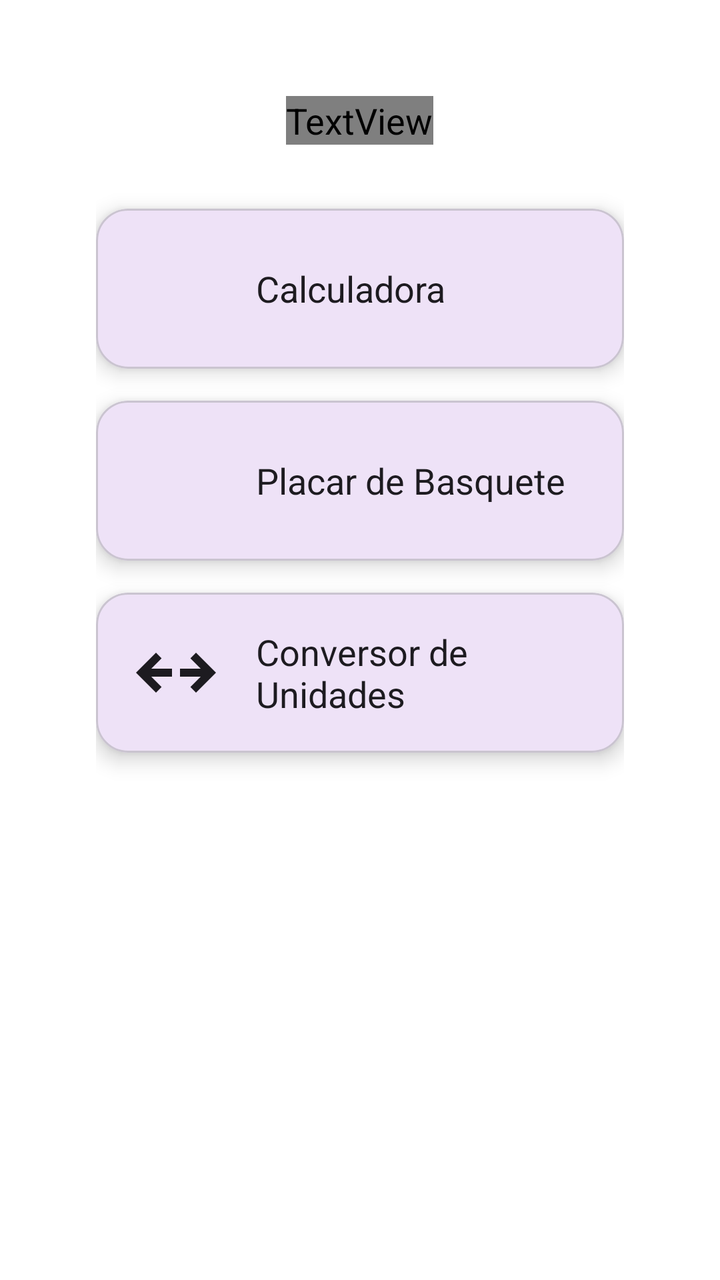
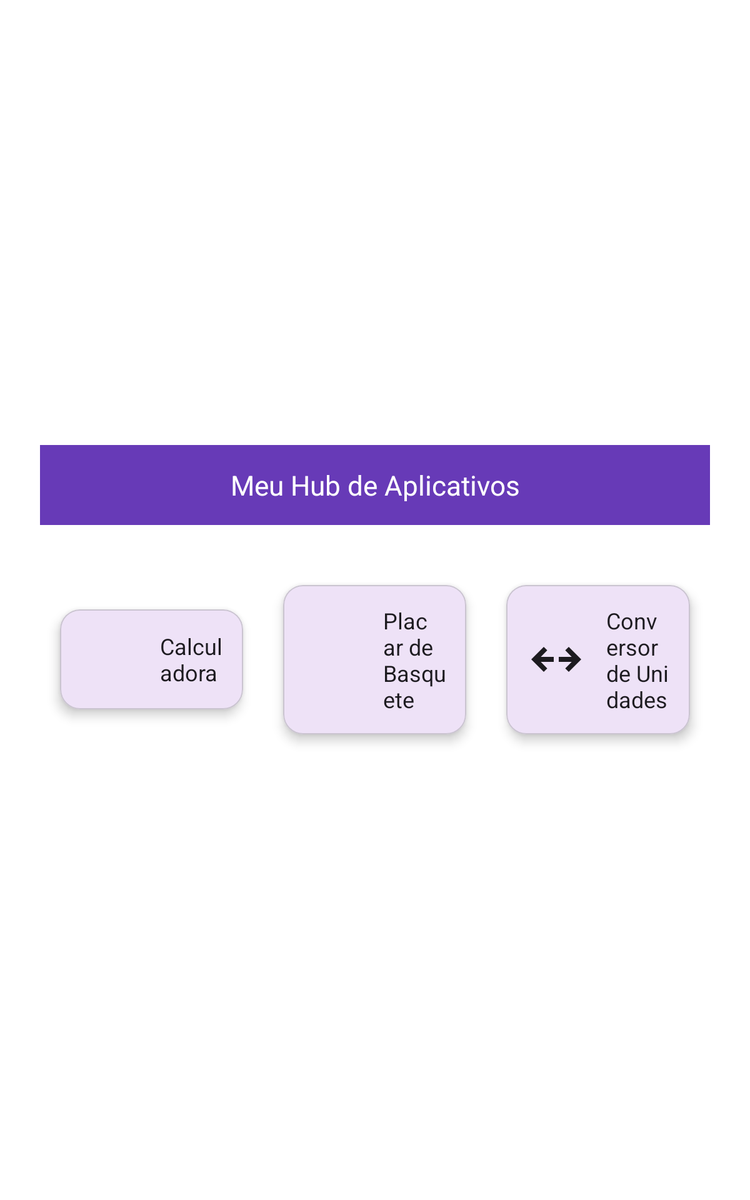

An Android layout and its configuration variant, each rendered on a device that would load it. The default file and the variant file are quoted in full after the pictures.
<!-- AndroidManifest.xml: application theme Theme.HubApp -->
<!-- res/layout/activity_main.xml -->
<LinearLayout xmlns:android="http://schemas.android.com/apk/res/android"
    xmlns:app="http://schemas.android.com/apk/res-auto"
    android:layout_width="match_parent"
    android:layout_height="match_parent"
    android:orientation="vertical"
    android:gravity="center_horizontal"
    android:background="?android:colorBackground"
    android:padding="48dp">

    
    <TextView
        android:id="@+id/tvTitle"
        android:layout_width="wrap_content"
        android:layout_height="wrap_content"
        android:text="Meu Hub de Aplicativos"
        android:textSize="24sp"
        android:textStyle="bold"
        android:textColor="?android:textColor"
        android:layout_marginBottom="32dp" />

    
    <com.google.android.material.card.MaterialCardView
        android:id="@+id/cardCalculator"
        android:layout_width="match_parent"
        android:layout_height="wrap_content"
        android:layout_marginBottom="16dp"
        android:clickable="true"
        android:foreground="?attr/selectableItemBackground"
        app:cardCornerRadius="16dp"
        app:cardElevation="6dp"
        app:cardBackgroundColor="?attr/colorSurface">

        <LinearLayout
            android:layout_width="match_parent"
            android:layout_height="wrap_content"
            android:orientation="horizontal"
            android:padding="16dp"
            android:gravity="center_vertical">

            <ImageView
                android:layout_width="48dp"
                android:layout_height="48dp"
                android:src="@drawable/ic_calculate"
                app:tint="?attr/colorOnSurface" />

            <TextView
                android:layout_width="match_parent"
                android:layout_height="wrap_content"
                android:text="Calculadora"
                android:textSize="18sp"
                android:textColor="?attr/colorOnSurface"
                android:paddingStart="16dp" />
        </LinearLayout>
    </com.google.android.material.card.MaterialCardView>

    
    <com.google.android.material.card.MaterialCardView
        android:id="@+id/cardBasketball"
        android:layout_width="match_parent"
        android:layout_height="wrap_content"
        android:layout_marginBottom="16dp"
        android:clickable="true"
        android:foreground="?attr/selectableItemBackground"
        app:cardCornerRadius="16dp"
        app:cardElevation="6dp"
        app:cardBackgroundColor="?attr/colorSurface">

        <LinearLayout
            android:layout_width="match_parent"
            android:layout_height="wrap_content"
            android:orientation="horizontal"
            android:padding="16dp"
            android:gravity="center_vertical">

            <ImageView
                android:layout_width="48dp"
                android:layout_height="48dp"
                android:src="@drawable/ic_basketball"
                app:tint="?attr/colorOnSurface" />

            <TextView
                android:layout_width="match_parent"
                android:layout_height="wrap_content"
                android:text="Placar de Basquete"
                android:textSize="18sp"
                android:textColor="?attr/colorOnSurface"
                android:paddingStart="16dp" />
        </LinearLayout>
    </com.google.android.material.card.MaterialCardView>

    
    <com.google.android.material.card.MaterialCardView
        android:id="@+id/cardConverter"
        android:layout_width="match_parent"
        android:layout_height="wrap_content"
        android:clickable="true"
        android:foreground="?attr/selectableItemBackground"
        app:cardCornerRadius="16dp"
        app:cardElevation="6dp"
        app:cardBackgroundColor="?attr/colorSurface">

        <LinearLayout
            android:layout_width="match_parent"
            android:layout_height="wrap_content"
            android:orientation="horizontal"
            android:padding="16dp"
            android:gravity="center_vertical">

            <ImageView
                android:layout_width="48dp"
                android:layout_height="48dp"
                android:src="@drawable/ic_converter"
                app:tint="?attr/colorOnSurface" />

            <TextView
                android:layout_width="match_parent"
                android:layout_height="wrap_content"
                android:text="Conversor de Unidades"
                android:textSize="18sp"
                android:textColor="?attr/colorOnSurface"
                android:paddingStart="16dp" />
        </LinearLayout>
    </com.google.android.material.card.MaterialCardView>

</LinearLayout>
<!-- resources referenced by this layout -->
<resources>
  <!-- drawable ic_converter (drawable) -->
  <vector xmlns:android="http://schemas.android.com/apk/res/android"
      android:width="24dp"
      android:height="24dp"
      android:viewportWidth="960"
      android:viewportHeight="960">
    <path
        android:pathData="m680,680 l-56,-56 103,-104L520,520v-80h207L624,336l56,-56 200,200 -200,200ZM280,680L80,480l200,-200 56,56 -103,104h207v80L233,520l103,104 -56,56Z"
        android:fillColor="#e3e3e3"/>
  </vector>
  <style name="Theme.HubApp" parent="Theme.Material3.DayNight.NoActionBar">
          
          <item name="colorPrimary">@color/colorPrimary</item>
          <item name="colorPrimaryVariant">@color/colorPrimaryVariant</item>
          <item name="colorSecondary">@color/colorSecondary</item>
  
          
          <item name="android:textColorPrimary">@color/colorOnSurface</item>
          <item name="android:colorBackground">@color/colorBackground</item>
  
          
          <item name="android:textSize">@dimen/text_body_size</item>
      </style>
  <color name="colorPrimary">#673AB7</color>
  <color name="colorPrimaryVariant">#512DA8</color>
  <color name="colorSecondary">#03DAC6</color>
  <color name="colorOnSurface">#000000</color>
  <color name="colorBackground">#FFFFFF</color>
  <dimen name="text_body_size">18sp</dimen>
</resources>
<!-- res/layout-sw600dp/activity_main.xml (the author's variant of the layout above) -->
<!-- drawn on a 7-inch tablet held upright -->
<LinearLayout xmlns:android="http://schemas.android.com/apk/res/android"
    xmlns:app="http://schemas.android.com/apk/res-auto"
    android:layout_width="match_parent"
    android:layout_height="match_parent"
    android:background="?android:colorBackground"
    android:gravity="center"
    android:orientation="vertical"
    android:padding="@dimen/margin_large">

    
    <com.google.android.material.appbar.MaterialToolbar
        android:id="@+id/topAppBar"
        android:layout_width="match_parent"
        android:layout_height="?attr/actionBarSize"
        android:layout_marginBottom="@dimen/margin_large"
        android:background="?attr/colorPrimary"
        android:theme="@style/ThemeOverlay.Material3.ActionBar"
        app:title="@string/app_name"
        app:titleCentered="true"
        app:titleTextColor="?attr/colorOnPrimary" />

    
    <LinearLayout
        android:layout_width="match_parent"
        android:layout_height="wrap_content"
        android:orientation="horizontal"
        android:gravity="center"
        android:weightSum="3">

        
        <com.google.android.material.card.MaterialCardView
            android:id="@+id/cardCalculator"
            android:layout_width="0dp"
            android:layout_height="wrap_content"
            android:layout_weight="1"
            android:layout_margin="@dimen/margin_medium"
            android:clickable="true"
            android:foreground="?attr/selectableItemBackground"
            app:cardBackgroundColor="?attr/colorSurface"
            app:cardCornerRadius="@dimen/button_corner_radius"
            app:cardElevation="6dp">

            <LinearLayout
                android:layout_width="match_parent"
                android:layout_height="wrap_content"
                android:gravity="center_vertical"
                android:orientation="horizontal"
                android:padding="@dimen/margin_medium">

                <ImageView
                    android:layout_width="@dimen/button_icon_size"
                    android:layout_height="@dimen/button_icon_size"
                    android:src="@drawable/ic_calculate"
                    app:tint="?attr/colorOnSurface" />

                <TextView
                    android:layout_width="wrap_content"
                    android:layout_height="wrap_content"
                    android:paddingStart="@dimen/margin_medium"
                    android:text="@string/title_calculator"
                    android:textColor="?attr/colorOnSurface"
                    android:textSize="@dimen/text_body_size" />
            </LinearLayout>
        </com.google.android.material.card.MaterialCardView>

        
        <com.google.android.material.card.MaterialCardView
            android:id="@+id/cardBasketball"
            android:layout_width="0dp"
            android:layout_height="wrap_content"
            android:layout_weight="1"
            android:layout_margin="@dimen/margin_medium"
            android:clickable="true"
            android:foreground="?attr/selectableItemBackground"
            app:cardBackgroundColor="?attr/colorSurface"
            app:cardCornerRadius="@dimen/button_corner_radius"
            app:cardElevation="6dp">

            <LinearLayout
                android:layout_width="match_parent"
                android:layout_height="wrap_content"
                android:gravity="center_vertical"
                android:orientation="horizontal"
                android:padding="@dimen/margin_medium">

                <ImageView
                    android:layout_width="@dimen/button_icon_size"
                    android:layout_height="@dimen/button_icon_size"
                    android:src="@drawable/ic_basketball"
                    app:tint="?attr/colorOnSurface" />

                <TextView
                    android:layout_width="wrap_content"
                    android:layout_height="wrap_content"
                    android:paddingStart="@dimen/margin_medium"
                    android:text="@string/title_scoreboard"
                    android:textColor="?attr/colorOnSurface"
                    android:textSize="@dimen/text_body_size" />
            </LinearLayout>
        </com.google.android.material.card.MaterialCardView>

        
        <com.google.android.material.card.MaterialCardView
            android:id="@+id/cardConverter"
            android:layout_width="0dp"
            android:layout_height="wrap_content"
            android:layout_weight="1"
            android:layout_margin="@dimen/margin_medium"
            android:clickable="true"
            android:foreground="?attr/selectableItemBackground"
            app:cardBackgroundColor="?attr/colorSurface"
            app:cardCornerRadius="@dimen/button_corner_radius"
            app:cardElevation="6dp">

            <LinearLayout
                android:layout_width="match_parent"
                android:layout_height="wrap_content"
                android:gravity="center_vertical"
                android:orientation="horizontal"
                android:padding="@dimen/margin_medium">

                <ImageView
                    android:layout_width="@dimen/button_icon_size"
                    android:layout_height="@dimen/button_icon_size"
                    android:src="@drawable/ic_converter"
                    app:tint="?attr/colorOnSurface" />

                <TextView
                    android:layout_width="wrap_content"
                    android:layout_height="wrap_content"
                    android:paddingStart="@dimen/margin_medium"
                    android:text="@string/title_converter"
                    android:textColor="?attr/colorOnSurface"
                    android:textSize="@dimen/text_body_size" />
            </LinearLayout>
        </com.google.android.material.card.MaterialCardView>

    </LinearLayout>

</LinearLayout>
<!-- resources referenced by the variant -->
<!-- as a 7-inch tablet held upright resolves them -->
<resources>
  <dimen name="button_corner_radius">16dp</dimen>
  <dimen name="button_icon_size">48dp</dimen>
  <dimen name="margin_large">32dp</dimen>
  <dimen name="margin_medium">16dp</dimen>
  <dimen name="text_body_size">18sp</dimen>
  <!-- drawable ic_converter (drawable) -->
  <vector xmlns:android="http://schemas.android.com/apk/res/android"
      android:width="24dp"
      android:height="24dp"
      android:viewportWidth="960"
      android:viewportHeight="960">
    <path
        android:pathData="m680,680 l-56,-56 103,-104L520,520v-80h207L624,336l56,-56 200,200 -200,200ZM280,680L80,480l200,-200 56,56 -103,104h207v80L233,520l103,104 -56,56Z"
        android:fillColor="#e3e3e3"/>
  </vector>
  <string name="app_name">Meu Hub de Aplicativos</string>
  <string name="title_calculator">Calculadora</string>
  <string name="title_converter">Conversor de Unidades</string>
  <string name="title_scoreboard">Placar de Basquete</string>
  <style name="Theme.HubApp" parent="Theme.Material3.DayNight.NoActionBar">
          
          <item name="colorPrimary">@color/colorPrimary</item>
          <item name="colorPrimaryVariant">@color/colorPrimaryVariant</item>
          <item name="colorSecondary">@color/colorSecondary</item>
  
          
          <item name="android:textColorPrimary">@color/colorOnSurface</item>
          <item name="android:colorBackground">@color/colorBackground</item>
  
          
          <item name="android:textSize">@dimen/text_body_size</item>
      </style>
  <color name="colorPrimary">#673AB7</color>
  <color name="colorPrimaryVariant">#512DA8</color>
  <color name="colorSecondary">#03DAC6</color>
  <color name="colorOnSurface">#000000</color>
  <color name="colorBackground">#FFFFFF</color>
</resources>
